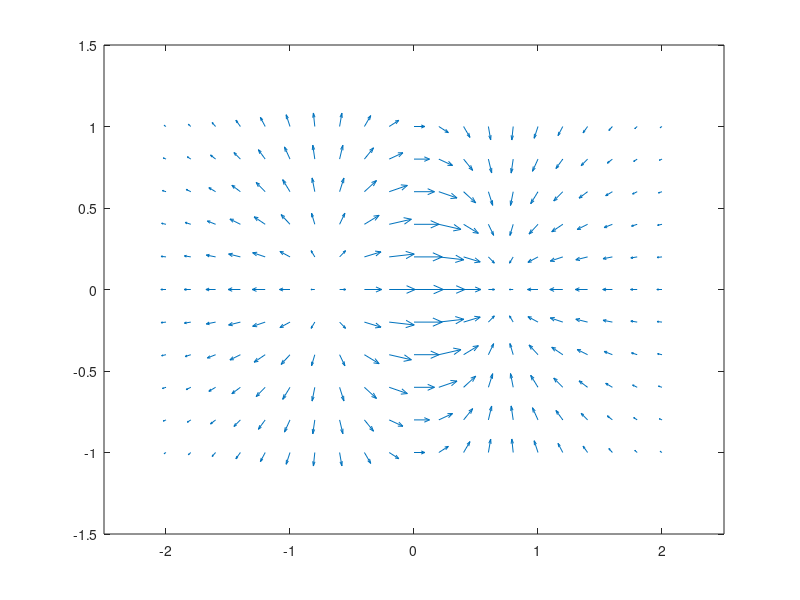

The MATLAB script that drew this image:
%Let's create a script to show us how to draw 2-D plots

x = 0:pi/50:2*pi

y = sin(x)

z = cos(x)

plot(x,y,'-','LineWidth',2.0); hold on; %The "hold on" input means further modifications to plot are expected.

plot(x,z,':','LineWidth',2.0); hold off;

xlabel('x')

ylabel('sin(x) & cos(x)')

legend('sin(x)','cos(x)')

%A vector arrow plot
x = -2:.2:2; 
y = -1:.2:1;

[xx,yy] = meshgrid(x,y);
zz = xx.*exp(-xx.^2-yy.^2);
[px,py] = gradient(zz,.2,.2);

quiver(x,y,px,py)
xlim([-2.5 2.5])    % set limits of x axis
